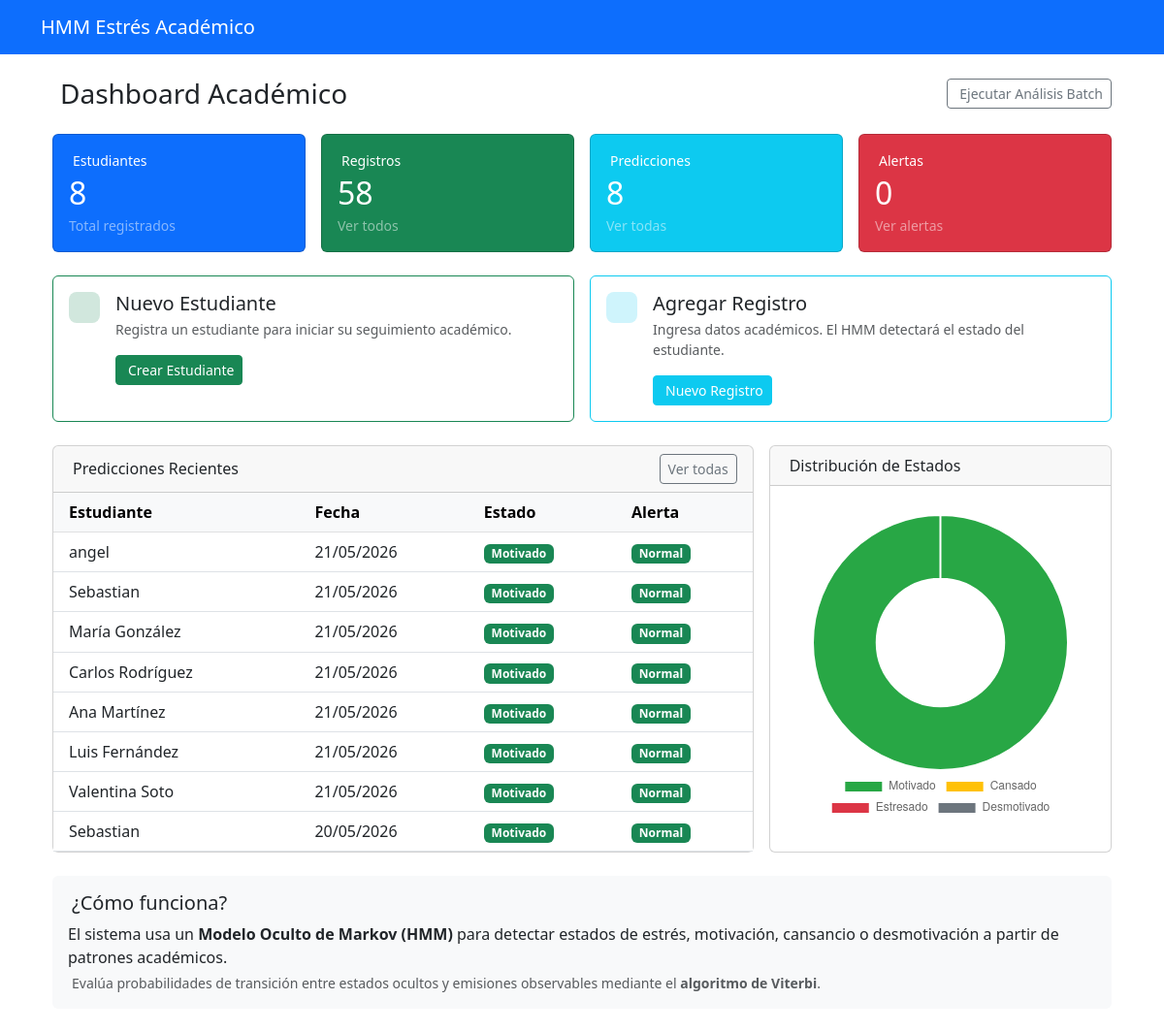
The app's page / (signed in) with its own data.
### academic/models.py (models this page shows, shortened)
class HMMPrediction(models.Model):
    ESTADO_CHOICES = [
        ('motivado', 'Motivado'),
        ('cansado', 'Cansado'),
        ('estresado', 'Estresado'),
        ('desmotivado', 'Desmotivado'),
    ]
    student = models.ForeignKey(Student, on_delete=models.CASCADE, related_name="predictions")
    date = models.DateField(verbose_name="Fecha de predicción")
    hidden_state = models.CharField(max_length=20, choices=ESTADO_CHOICES, verbose_name="Estado oculto")
    probability = models.FloatField(verbose_name="Probabilidad asociada")
    is_stressed = models.BooleanField(default=False, verbose_name="Alerta de estrés")
    created_at = models.DateTimeField(auto_now_add=True)
    class Meta:
        ordering = ['-date']
        verbose_name = "Predicción HMM"
        verbose_name_plural = "Predicciones HMM"

class Student(models.Model):
    name = models.CharField(max_length=100, verbose_name="Nombre completo")
    email = models.EmailField(unique=True, verbose_name="Correo electrónico")
    enrollment_date = models.DateField(auto_now_add=True, verbose_name="Fecha de registro")
    class Meta:
        verbose_name = "Estudiante"
        verbose_name_plural = "Estudiantes"

### academic/views.py (the view)
# urls.py: path('', views.dashboard, name='dashboard'),
@login_required
def dashboard(request):
    total_students = Student.objects.count()
    total_records = AcademicRecord.objects.count()
    total_predictions = HMMPrediction.objects.count()
    stress_alerts = HMMPrediction.objects.filter(is_stressed=True).count()
    recent_predictions = HMMPrediction.objects.select_related('student').order_by('-date')[:10]
    state_stats = {}
    for state_code, state_name in HMMPrediction.ESTADO_CHOICES:
        count = HMMPrediction.objects.filter(hidden_state=state_code).count()
        state_stats[state_name] = count
    context = {
        'total_students': total_students,
        'total_records': total_records,
        'total_predictions': total_predictions,
        'stress_alerts': stress_alerts,
        'recent_predictions': recent_predictions,
        'state_stats': state_stats,
    }
    return render(request, 'academic/dashboard.html', context)

### academic/templates/academic/dashboard.html (shortened to what this page needs)
{% extends "academic/base.html" %}
{% block content %}
<div class="container mt-4">
  <div class="d-flex justify-content-between align-items-center mb-4">
    <h1 class="h3 mb-0">
      Dashboard Académico
    </h1>
    <a href="{% url 'academic:batch_analysis' %}" class="btn btn-outline-secondary btn-sm">
       Ejecutar Análisis Batch
    </a>
  </div>
  <div class="row g-3 mb-4">
    <div class="col-6 col-md-3">
      <div class="card text-white bg-primary h-100">
        <div class="card-body">
          <p class="card-text small mb-1"> Estudiantes</p>
          <h2 class="card-title mb-0">{{ total_students }}</h2>
          <p class="card-text small text-white-50 mt-1">Total registrados</p>
        </div>
      </div>
    </div>
    <div class="col-6 col-md-3">
      <div class="card text-white bg-success h-100">
        <div class="card-body">
          <p class="card-text small mb-1"> Registros</p>
          <h2 class="card-title mb-0">{{ total_records }}</h2>
          <a href="{% url 'academic:all_records' %}" class="small text-white-50 mt-1 d-block text-decoration-none">
            Ver todos
          </a>
        </div>
      </div>
    </div>
    <div class="col-6 col-md-3">
      <div class="card text-white bg-info h-100">
        <div class="card-body">
          <p class="card-text small mb-1"> Predicciones</p>
          <h2 class="card-title mb-0">{{ total_predictions }}</h2>
          <a href="{% url 'academic:prediction_list' %}" class="small text-white-50 mt-1 d-block text-decoration-none">
            Ver todas
          </a>
        </div>
      </div>
    </div>
    <div class="col-6 col-md-3">
      <div class="card text-white bg-danger h-100">
        <div class="card-body">
          <p class="card-text small mb-1"> Alertas</p>
          <h2 class="card-title mb-0">{{ stress_alerts }}</h2>
          <a href="{% url 'academic:stress_alerts' %}" class="small text-white-50 mt-1 d-block text-decoration-none">
            Ver alertas
          </a>
        </div>
      </div>
    </div>
  </div>
  <div class="row g-3 mb-4">
    <div class="col-md-6">
      <div class="card h-100 border-success action-card">
        <div class="card-body d-flex align-items-start gap-3">
          <div class="action-icon bg-success-subtle text-success rounded-3 p-3 fs-3">
          </div>
          <div>
            <h5 class="card-title mb-1">Nuevo Estudiante</h5>
            <p class="card-text text-muted small mb-3">
              Registra un estudiante para iniciar su seguimiento académico.
            </p>
            <a href="{% url 'academic:student_create' %}" class="btn btn-success btn-sm">
               Crear Estudiante
            </a>
          </div>
        </div>
      </div>
    </div>
    <div class="col-md-6">
      <div class="card h-100 border-info action-card">
        <div class="card-body d-flex align-items-start gap-3">
          <div class="action-icon bg-info-subtle text-info rounded-3 p-3 fs-3">
          </div>
          <div>
            <h5 class="card-title mb-1">Agregar Registro</h5>
            <p class="card-text text-muted small mb-3">
              Ingresa datos académicos. El HMM detectará el estado del estudiante.
            </p>
            <a href="{% url 'academic:record_create' %}" class="btn btn-info btn-sm text-white">
               Nuevo Registro
            </a>
          </div>
        </div>
      </div>
    </div>
  </div>
  <div class="row g-3 mb-4">
    <div class="col-md-8">
      <div class="card h-100">
        <div class="card-header d-flex justify-content-between align-items-center">
          <span> Predicciones Recientes</span>
          <a href="{% url 'academic:prediction_list' %}" class="btn btn-outline-secondary btn-sm">
            Ver todas
          </a>
        </div>
        <div class="card-body p-0">
          <div class="table-responsive">
            <table class="table table-hover mb-0">
              <thead class="table-light">
                <tr>
                  <th class="ps-3">Estudiante</th>
                  <th>Fecha</th>
                  <th>Estado</th>
                  <th>Alerta</th>
                </tr>
              </thead>
              <tbody>
                {% for pred in recent_predictions %}
                <tr>
                  <td class="ps-3">{{ pred.student.name }}</td>
                  <td>{{ pred.date|date:"d/m/Y" }}</td>
                  <td>
                    {% if pred.hidden_state == 'motivado' %}
                      <span class="badge bg-success">{{ pred.get_hidden_state_display }}</span>
                    {% elif pred.hidden_state == 'estresado' %}
                      <span class="badge bg-danger">{{ pred.get_hidden_state_display }}</span>
                    {% elif pred.hidden_state == 'cansado' %}
                      <span class="badge bg-warning text-dark">{{ pred.get_hidden_state_display }}</span>
                    {% else %}
                      <span class="badge bg-secondary">{{ pred.get_hidden_state_display }}</span>
                    {% endif %}
                  </td>
                  <td>
                    {% if pred.is_stressed %}
                      <span class="badge bg-danger">Alerta</span>
                    {% else %}
                      <span class="badge bg-success">Normal</span>
                    {% endif %}
                  </td>
                </tr>
                {% endfor %}
              </tbody>
            </table>
          </div>
        </div>
      </div>
    </div>
    <div class="col-md-4">
      <div class="card h-100">
        <div class="card-header">
           Distribución de Estados
        </div>
        <div class="card-body d-flex align-items-center justify-content-center">
          <canvas id="stateChart"></canvas>
        </div>
      </div>
    </div>
  </div>
  <div class="card border-0 bg-light mb-4">
    <div class="card-body">
      <h5 class="card-title">
         ¿Cómo funciona?
      </h5>
      <p class="card-text mb-1">
        El sistema usa un <strong>Modelo Oculto de Markov (HMM)</strong> para detectar estados de
        estrés, motivación, cansancio o desmotivación a partir de patrones académicos.
      </p>
      <p class="small text-muted mb-0">
        Evalúa probabilidades de transición entre estados ocultos y emisiones observables
        mediante el <strong>algoritmo de Viterbi</strong>.
      </p>
    </div>
  </div>
</div>
<script>
(function () {
  const stateStats = {
    motivado:    Number('{{ state_stats.Motivado|default:"0"|escapejs }}'),
    cansado:     Number('{{ state_stats.Cansado|default:"0"|escapejs }}'),
    estresado:   Number('{{ state_stats.Estresado|default:"0"|escapejs }}'),
    desmotivado: Number('{{ state_stats.Desmotivado|default:"0"|escapejs }}'),
  };
  function initChart() {
    const canvas = document.getElementById('stateChart');
    if (!canvas || typeof Chart === 'undefined') return;
    new Chart(canvas, {
      type: 'doughnut',
      data: {
        labels: ['Motivado', 'Cansado', 'Estresado', 'Desmotivado'],
        datasets: [{
          data: [stateStats.motivado, stateStats.cansado, stateStats.estresado, stateStats.desmotivado],
          backgroundColor: ['#28a745', '#ffc107', '#dc3545', '#6c757d'],
          borderWidth: 2,
        }],
      },
      options: {
        responsive: true,
        plugins: { legend: { position: 'bottom' } },
      },
    });
  }
  if (document.readyState === 'loading') {
    document.addEventListener('DOMContentLoaded', initChart);
  } else {
    initChart();
  }
})();
</script>
{% endblock %}

### academic/templates/academic/base.html (shortened to what this page needs)
<!DOCTYPE html>
<html lang="es">
<head>
    <link href="https://cdn.jsdelivr.net/npm/bootstrap@5.3.0/dist/css/bootstrap.min.css" rel="stylesheet">
</head>
<body>
    <nav class="navbar navbar-expand-lg navbar-dark bg-primary">
        <div class="container">
            <a class="navbar-brand" href="{% url 'academic:dashboard' %}">HMM Estrés Académico</a>
        </div>
    </nav>
    <div class="container mt-4">
        {% block content %}
        {% endblock %}
    </div>
</body>
</html>

### academic/templates/academic/dashboard.html (style rules this page uses)
.action-card { transition: box-shadow .2s, transform .2s; }
.action-icon { line-height: 1; }

### records on screen
HMMPrediction: student.name "angel", date "21/05/2026", hidden_state "Motivado", is_stressed "Normal"
HMMPrediction: student.name "Sebastian", date "21/05/2026", hidden_state "Motivado", is_stressed "Normal"
HMMPrediction: student.name "María González", date "21/05/2026", hidden_state "Motivado", is_stressed "Normal"
HMMPrediction: student.name "Carlos Rodríguez", date "21/05/2026", hidden_state "Motivado", is_stressed "Normal"
HMMPrediction: student.name "Ana Martínez", date "21/05/2026", hidden_state "Motivado", is_stressed "Normal"
HMMPrediction: student.name "Luis Fernández", date "21/05/2026", hidden_state "Motivado", is_stressed "Normal"
HMMPrediction: student.name "Valentina Soto", date "21/05/2026", hidden_state "Motivado", is_stressed "Normal"
HMMPrediction: student.name "Sebastian", date "20/05/2026", hidden_state "Motivado", is_stressed "Normal"

### other values on screen
{{ total_students }} "8"
{{ total_records }} "58"
{{ total_predictions }} "8"
{{ stress_alerts }} "0"
chart data {{ state_stats.Cansado|default:"0"|escapejs }} 0
chart data {{ state_stats.Estresado|default:"0"|escapejs }} 0
chart data {{ state_stats.Desmotivado|default:"0"|escapejs }} 0
